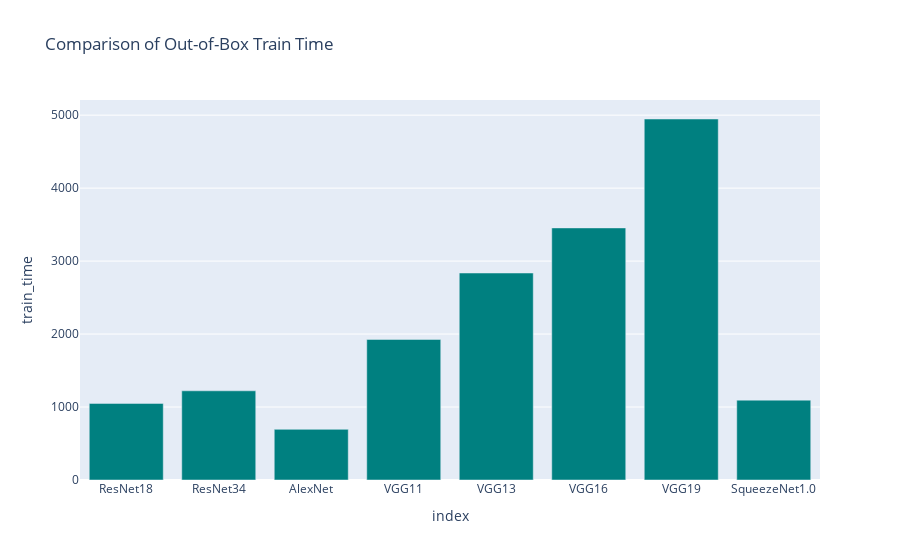
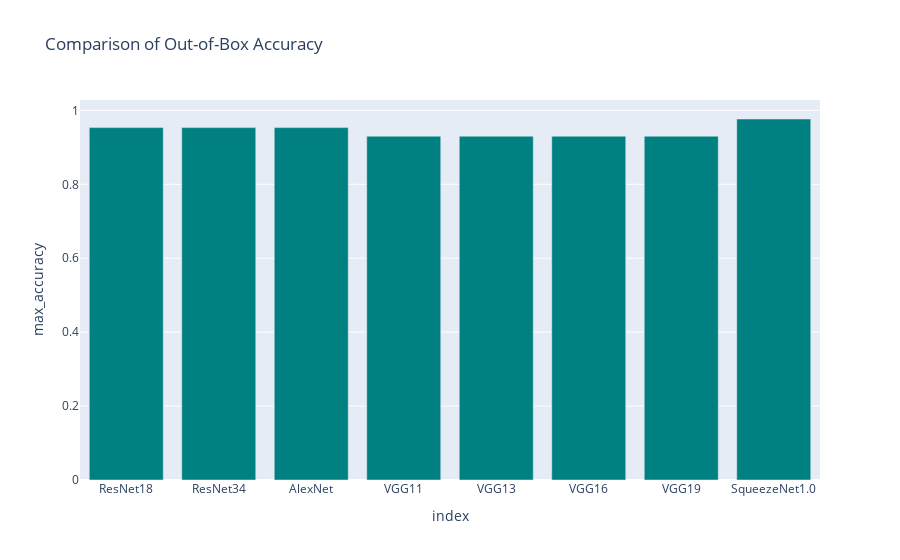
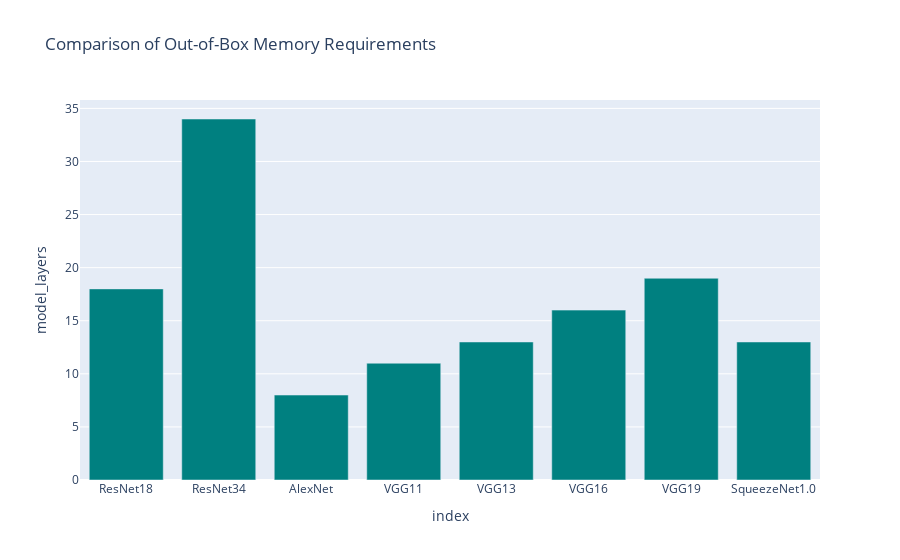
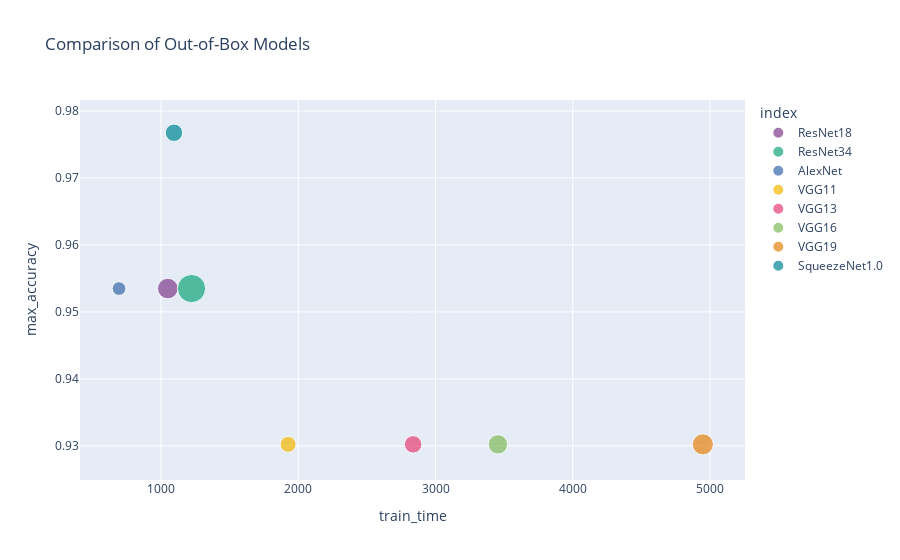

Here is the notebook cell these charts were saved with, in order:
### Code cell
plot_graphs(model_train_time, model_acc, model_layers)

### Figure 1 — Plotly figure (JSON) as saved in the notebook; plotly's stock layout.template omitted (floating-point values rounded to 4 significant figures)
{"data": [{"alignmentgroup": "True", "hovertemplate": "index=%{x}<br>train_time=%{y}<extra></extra>", "legendgroup": "", "marker": {"color": "teal"}, "name": "", "offsetgroup": "", "orientation": "v", "showlegend": false, "textposition": "auto", "type": "bar", "x": ["ResNet18", "ResNet34", "AlexNet", "VGG11", "VGG13", "VGG16", "VGG19", "SqueezeNet1.0"], "xaxis": "x", "y": [1050.0, 1223.0, 694.3, 1926.0, 2837.0, 3455.0, 4948.0, 1095.0], "yaxis": "y"}], "layout": {"autosize": true, "barmode": "relative", "legend": {"tracegroupgap": 0}, "title": {"text": "Comparison of Out-of-Box Train Time"}, "xaxis": {"anchor": "y", "autorange": true, "domain": [0, 1], "range": [-0.5, 7.5], "title": {"text": "index"}, "type": "category"}, "yaxis": {"anchor": "x", "autorange": true, "domain": [0, 1], "range": [0, 5208.0], "title": {"text": "train_time"}, "type": "linear"}}}

### Figure 2 — Plotly figure (JSON) as saved in the notebook; plotly's stock layout.template omitted (floating-point values rounded to 4 significant figures)
{"data": [{"alignmentgroup": "True", "hovertemplate": "index=%{x}<br>max_accuracy=%{y}<extra></extra>", "legendgroup": "", "marker": {"color": "teal"}, "name": "", "offsetgroup": "", "orientation": "v", "showlegend": false, "textposition": "auto", "type": "bar", "x": ["ResNet18", "ResNet34", "AlexNet", "VGG11", "VGG13", "VGG16", "VGG19", "SqueezeNet1.0"], "xaxis": "x", "y": [0.9535, 0.9535, 0.9535, 0.9302, 0.9302, 0.9302, 0.9302, 0.9767], "yaxis": "y"}], "layout": {"autosize": true, "barmode": "relative", "legend": {"tracegroupgap": 0}, "title": {"text": "Comparison of Out-of-Box Accuracy"}, "xaxis": {"anchor": "y", "autorange": true, "domain": [0, 1], "range": [-0.5, 7.5], "title": {"text": "index"}, "type": "category"}, "yaxis": {"anchor": "x", "autorange": true, "domain": [0, 1], "range": [0, 1.028], "title": {"text": "max_accuracy"}, "type": "linear"}}}

### Figure 3 — Plotly figure (JSON) as saved in the notebook; plotly's stock layout.template omitted (floating-point values rounded to 4 significant figures)
{"data": [{"alignmentgroup": "True", "hovertemplate": "index=%{x}<br>model_layers=%{y}<extra></extra>", "legendgroup": "", "marker": {"color": "teal"}, "name": "", "offsetgroup": "", "orientation": "v", "showlegend": false, "textposition": "auto", "type": "bar", "x": ["ResNet18", "ResNet34", "AlexNet", "VGG11", "VGG13", "VGG16", "VGG19", "SqueezeNet1.0"], "xaxis": "x", "y": [18, 34, 8, 11, 13, 16, 19, 13], "yaxis": "y"}], "layout": {"autosize": true, "barmode": "relative", "legend": {"tracegroupgap": 0}, "title": {"text": "Comparison of Out-of-Box Memory Requirements"}, "xaxis": {"anchor": "y", "autorange": true, "domain": [0, 1], "range": [-0.5, 7.5], "title": {"text": "index"}, "type": "category"}, "yaxis": {"anchor": "x", "autorange": true, "domain": [0, 1], "range": [0, 35.79], "title": {"text": "model_layers"}, "type": "linear"}}}

### Figure 4 — Plotly figure (JSON) as saved in the notebook; plotly's stock layout.template omitted (floating-point values rounded to 4 significant figures)
{"data": [{"hovertemplate": "index=ResNet18<br>train_time=%{x}<br>max_accuracy=%{y}<br>model_layers=%{marker.size}<extra></extra>", "legendgroup": "ResNet18", "marker": {"color": "rgb(127, 60, 141)", "size": [18], "sizemode": "area", "sizeref": 0.085, "symbol": "circle"}, "mode": "markers", "name": "ResNet18", "orientation": "v", "selectedpoints": [0], "showlegend": true, "type": "scatter", "x": [1050.0], "xaxis": "x", "y": [0.9535], "yaxis": "y"}, {"hovertemplate": "index=ResNet34<br>train_time=%{x}<br>max_accuracy=%{y}<br>model_layers=%{marker.size}<extra></extra>", "legendgroup": "ResNet34", "marker": {"color": "rgb(17, 165, 121)", "size": [34], "sizemode": "area", "sizeref": 0.085, "symbol": "circle"}, "mode": "markers", "name": "ResNet34", "orientation": "v", "selectedpoints": [0], "showlegend": true, "type": "scatter", "x": [1223.0], "xaxis": "x", "y": [0.9535], "yaxis": "y"}, {"hovertemplate": "index=AlexNet<br>train_time=%{x}<br>max_accuracy=%{y}<br>model_layers=%{marker.size}<extra></extra>", "legendgroup": "AlexNet", "marker": {"color": "rgb(57, 105, 172)", "size": [8], "sizemode": "area", "sizeref": 0.085, "symbol": "circle"}, "mode": "markers", "name": "AlexNet", "orientation": "v", "selectedpoints": [0], "showlegend": true, "type": "scatter", "x": [694.3], "xaxis": "x", "y": [0.9535], "yaxis": "y"}, {"hovertemplate": "index=VGG11<br>train_time=%{x}<br>max_accuracy=%{y}<br>model_layers=%{marker.size}<extra></extra>", "legendgroup": "VGG11", "marker": {"color": "rgb(242, 183, 1)", "size": [11], "sizemode": "area", "sizeref": 0.085, "symbol": "circle"}, "mode": "markers", "name": "VGG11", "orientation": "v", "selectedpoints": [0], "showlegend": true, "type": "scatter", "visible": true, "x": [1926.0], "xaxis": "x", "y": [0.9302], "yaxis": "y"}, {"hovertemplate": "index=VGG13<br>train_time=%{x}<br>max_accuracy=%{y}<br>model_layers=%{marker.size}<extra></extra>", "legendgroup": "VGG13", "marker": {"color": "rgb(231, 63, 116)", "size": [13], "sizemode": "area", "sizeref": 0.085, "symbol": "circle"}, "mode": "markers", "name": "VGG13", "orientation": "v", "selectedpoints": [0], "showlegend": true, "type": "scatter", "x": [2837.0], "xaxis": "x", "y": [0.9302], "yaxis": "y"}, {"hovertemplate": "index=VGG16<br>train_time=%{x}<br>max_accuracy=%{y}<br>model_layers=%{marker.size}<extra></extra>", "legendgroup": "VGG16", "marker": {"color": "rgb(128, 186, 90)", "size": [16], "sizemode": "area", "sizeref": 0.085, "symbol": "circle"}, "mode": "markers", "name": "VGG16", "orientation": "v", "selectedpoints": [0], "showlegend": true, "type": "scatter", "x": [3455.0], "xaxis": "x", "y": [0.9302], "yaxis": "y"}, {"hovertemplate": "index=VGG19<br>train_time=%{x}<br>max_accuracy=%{y}<br>model_layers=%{marker.size}<extra></extra>", "legendgroup": "VGG19", "marker": {"color": "rgb(230, 131, 16)", "size": [19], "sizemode": "area", "sizeref": 0.085, "symbol": "circle"}, "mode": "markers", "name": "VGG19", "orientation": "v", "selectedpoints": [0], "showlegend": true, "type": "scatter", "x": [4948.0], "xaxis": "x", "y": [0.9302], "yaxis": "y"}, {"hovertemplate": "index=SqueezeNet1.0<br>train_time=%{x}<br>max_accuracy=%{y}<br>model_layers=%{marker.size}<extra></extra>", "legendgroup": "SqueezeNet1.0", "marker": {"color": "rgb(0, 134, 149)", "size": [13], "sizemode": "area", "sizeref": 0.085, "symbol": "circle"}, "mode": "markers", "name": "SqueezeNet1.0", "orientation": "v", "selectedpoints": [0], "showlegend": true, "type": "scatter", "x": [1095.0], "xaxis": "x", "y": [0.9767], "yaxis": "y"}], "layout": {"autosize": true, "dragmode": "lasso", "legend": {"itemsizing": "constant", "title": {"text": "index"}, "tracegroupgap": 0}, "title": {"text": "Comparison of Out-of-Box Models"}, "xaxis": {"anchor": "y", "autorange": false, "domain": [0, 1], "range": [410.0, 5255.0], "title": {"text": "train_time"}, "type": "linear"}, "yaxis": {"anchor": "x", "autorange": false, "domain": [0, 1], "range": [0.9249, 0.9816], "title": {"text": "max_accuracy"}, "type": "linear"}}}
